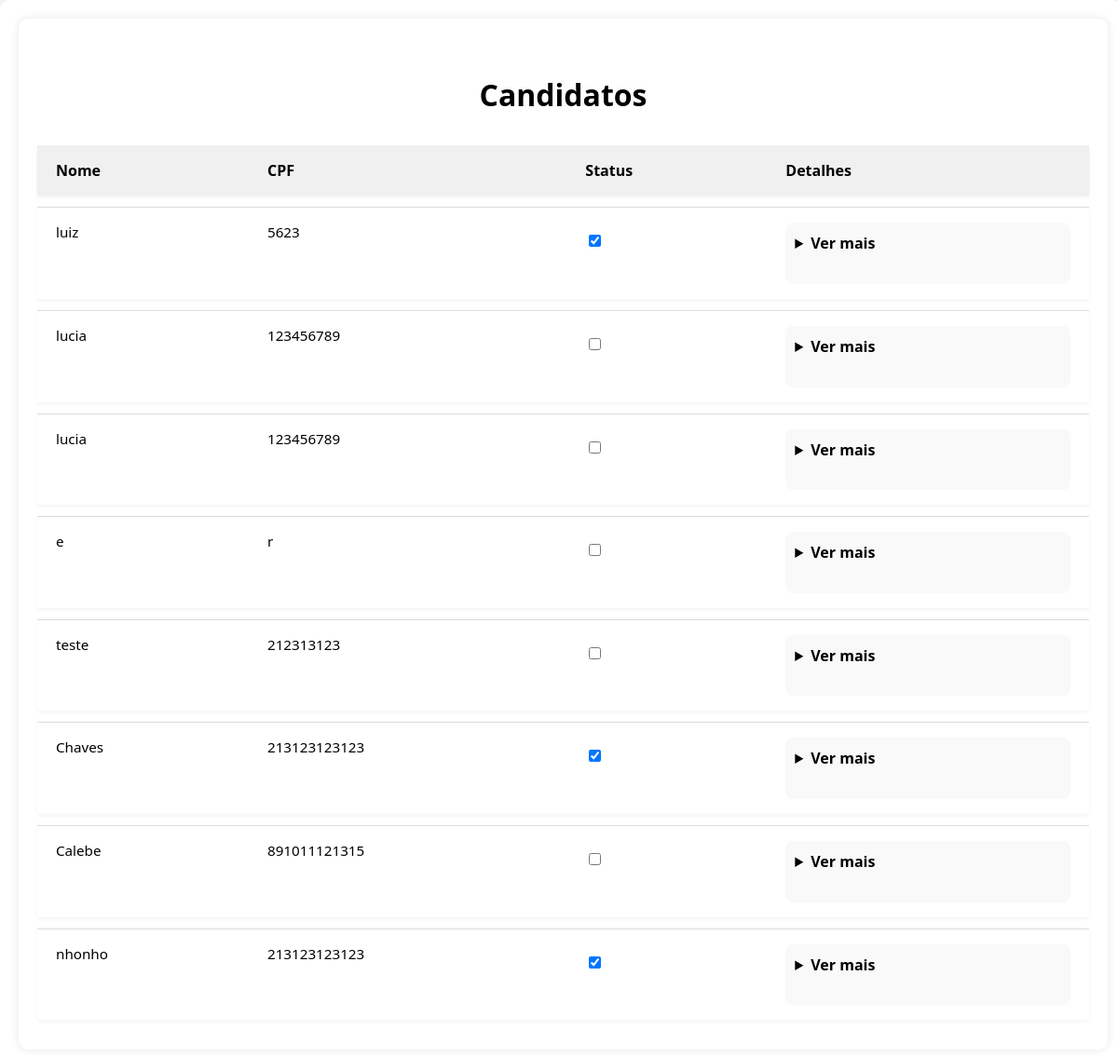
/candidatos/, run on an earlier commit of the app's database.
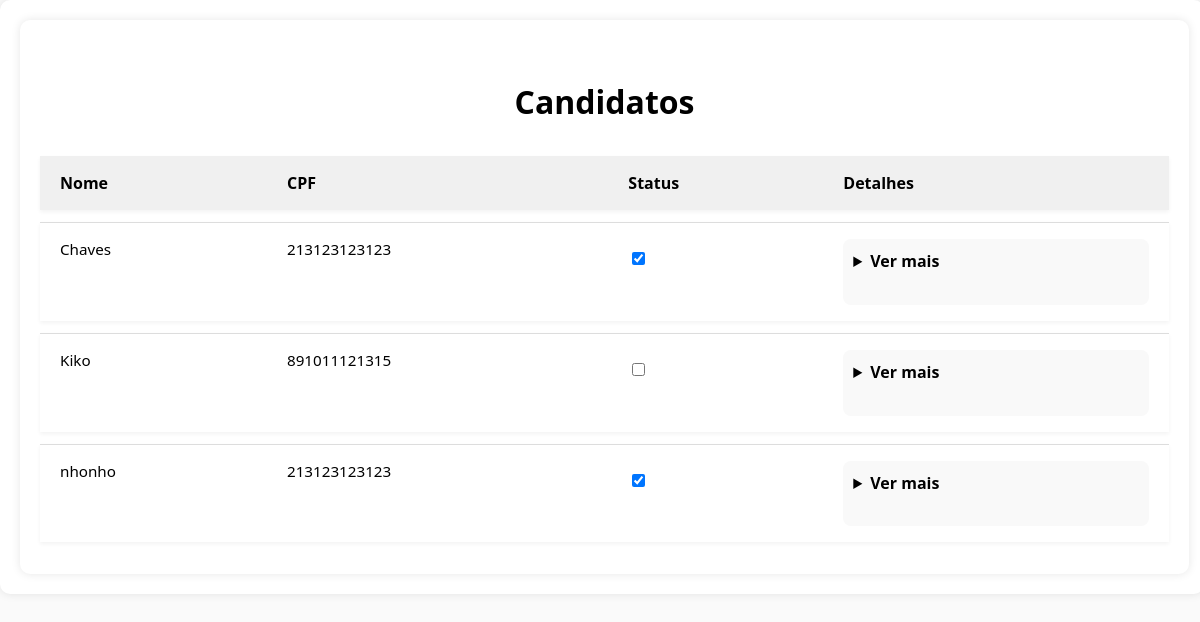
And on a later commit of the database.
### portal/models.py (models this page shows, shortened)
class Candidato(models.Model):
    user = models.OneToOneField(User, on_delete=models.CASCADE, null=True, blank=True)
    nome_completo = models.CharField(max_length=200)
    data_nascimento = models.DateField()
    idade = models.IntegerField(editable = False)
    sexo = models.CharField(max_length=20)
    raca_cor = models.CharField(max_length=50)
    cpf = models.CharField(max_length=14)
    telefone = models.CharField(max_length=20, blank=True)
    whatsapp = models.BooleanField()
    estado_civil = models.CharField(max_length=50, blank=True)
    email = models.EmailField(blank=True)
    endereco_principal = models.CharField(max_length=200)
    numero = models.CharField(max_length=20)
    bairro = models.CharField(max_length=100)
    municipio_uf = models.CharField(max_length=100)
    microrregiao = models.CharField(max_length=100, blank=True)
    cep = models.CharField(max_length=20)
    ingressara_no_projeto = models.BooleanField()
    turno = models.CharField(max_length=50, blank=True)
    apadrinhado = models.BooleanField()
    escolaridade = models.CharField(max_length=100, blank=True)
    rede_ensino = models.CharField(max_length=50, blank=True)
    ano_ou_periodo = models.CharField(max_length=20, blank=True)
    turno_escolar = models.CharField(max_length=50, blank=True)
    motivo_nao_estuda = models.TextField(blank=True)
    pretende_estudar = models.BooleanField(null=True)
    situacao_profissional = models.CharField(max_length=100, blank=True)
    profissao = models.CharField(max_length=100, blank=True)
    local_trabalho = models.CharField(max_length=100, blank=True)
    bairro_trabalho = models.CharField(max_length=100, blank=True)
    salario = models.DecimalField(max_digits=10, decimal_places=2, null=True, blank=True)
    conhece_eca = models.CharField(max_length=50, blank=True)
    nocao_cidadania = models.BooleanField(null=True)
    referencia_familiar = models.CharField(max_length=20, blank=True)
    conhece_conselho = models.CharField(max_length=100, blank=True)
    conhece_foscar = models.CharField(max_length=100, blank=True)
    possui_plano = models.BooleanField(null=True)
    nome_plano = models.CharField(max_length=100, blank=True)
    problema_saude = models.BooleanField(null=True)
    acompanhamento_medico = models.BooleanField(null=True)
    cirurgia = models.BooleanField(null=True)
    problema_atual = models.TextField(blank=True)
    deficiencia_fisica = models.BooleanField(null=True)
    tipo_deficiencia = models.CharField(max_length=100, blank=True)
    desenvolvimento_mental = models.TextField(blank=True)
    onde_procura_saude = models.CharField(max_length=100, blank=True)
    refeicoes_dia = models.IntegerField(null=True, blank=True)
    alimentacao = models.TextField(blank=True)
    participa_grupo = models.TextField(blank=True)
    tipo_casa = models.CharField(max_length=100, blank=True)
    tipo_moradia = models.CharField(max_length=100, blank=True)
    vulnerabilidade = models.TextField(blank=True)
    numero_comodos = models.IntegerField(null=True, blank=True)
    divisorias_crianca_adulto = models.BooleanField(null=True)
    tem_banheiro = models.BooleanField(null=True)
    banheiro_dentro = models.BooleanField(null=True)
    energia_publica = models.BooleanField(null=True)
    agua = models.CharField(max_length=100, blank=True)
    destino_lixo = models.CharField(max_length=100, blank=True)
    destino_esgoto = models.CharField(max_length=100, blank=True)
    bens = models.TextField(blank=True)
    origem_bens = models.CharField(max_length=100, blank=True)
    cadastrado_cadunico = models.BooleanField(null=True)
    bolsa_familia = models.BooleanField(null=True)
    auxilio_moradia = models.BooleanField(null=True)
    recebe_bpc = models.BooleanField(null=True)
    faixa_renda_familiar = models.CharField(max_length=100, blank=True)
    renda_per_capita = models.DecimalField(max_digits=10, decimal_places=2, null=True, blank=True)
    aprovado = models.BooleanField(null=True, blank=True)

### portal/views.py (the view)
# urls.py: path('candidatos/', views.lista_candidatos, name='lista_candidatos'),
def lista_candidatos(request):
    candidatos = Candidato.objects.all()
    return render(request, "candidatos.html", {"candidatos": candidatos})

### portal/templates/candidatos.html (shortened to what this page needs)
{% extends "base.html" %}
{% block content %}
<div class="container">
    <h1>Candidatos</h1>
    <table>
        <thead>
            <tr>
                <th>Nome</th>
                <th>CPF</th>
                <th>Status</th>
                <th>Detalhes</th>
            </tr>
        </thead>
        <tbody>
        {% for candidato in candidatos %}
            <tr>
                <td>{{ candidato.nome_completo }}</td>
                <td>{{ candidato.cpf }}</td>
                <td class="acoes">
                    <div class="status-checkbox">
                        <form method="post" action="{% url 'alterar_status' candidato.id %}">
                            <label class="checkbox-wrapper" title="Clique para aprovar/reprovar">
                                <input type="checkbox" name="status" value="aprovar" onchange="this.form.submit()" {% if candidato.aprovado %}checked{% endif %}>
                            </label>
                        </form>
                    </div>
                </td>
                <td>
                    <details>
                        <summary>Ver mais</summary>
                        <strong>Data de Nascimento:</strong> {{ candidato.data_nascimento }}<br>
                        <strong>Idade:</strong> {{ candidato.idade }}<br>
                        <strong>Sexo:</strong> {{ candidato.sexo }}<br>
                        <strong>Raça/Cor:</strong> {{ candidato.raca_cor }}<br>
                        <strong>Telefone:</strong> {{ candidato.telefone }}<br>
                        <strong>WhatsApp:</strong> {{ candidato.whatsapp }}<br>
                        <strong>Estado Civil:</strong> {{ candidato.estado_civil }}<br>
                        <strong>Email:</strong> {{ candidato.email }}<br>
                        <strong>Endereço:</strong> {{ candidato.endereco_principal }}, {{ candidato.numero }} - {{ candidato.bairro }}<br>
                        <strong>Município/UF:</strong> {{ candidato.municipio_uf }}<br>
                        <strong>Microrregião:</strong> {{ candidato.microrregiao }}<br>
                        <strong>CEP:</strong> {{ candidato.cep }}<br>
                        <strong>Ingressará no Projeto:</strong> {{ candidato.ingressara_no_projeto }}<br>
                        <strong>Turno:</strong> {{ candidato.turno }}<br>
                        <strong>Apadrinhado:</strong> {{ candidato.apadrinhado }}<br><br>
                        <strong>Escolaridade:</strong> {{ candidato.escolaridade }}<br>
                        <strong>Rede de Ensino:</strong> {{ candidato.rede_ensino }}<br>
                        <strong>Ano ou Período:</strong> {{ candidato.ano_ou_periodo }}<br>
                        <strong>Turno Escolar:</strong> {{ candidato.turno_escolar }}<br>
                        <strong>Motivo de Não Estudo:</strong> {{ candidato.motivo_nao_estuda }}<br>
                        <strong>Pretende Estudar:</strong> {{ candidato.pretende_estudar }}<br><br>
                        <strong>Situação Profissional:</strong> {{ candidato.situacao_profissional }}<br>
                        <strong>Profissão:</strong> {{ candidato.profissao }}<br>
                        <strong>Local de Trabalho:</strong> {{ candidato.local_trabalho }}<br>
                        <strong>Bairro do Trabalho:</strong> {{ candidato.bairro_trabalho }}<br>
                        <strong>Salário:</strong> R$ {{ candidato.salario }}<br><br>
                        <strong>Conhece ECA:</strong> {{ candidato.conhece_eca }}<br>
                        <strong>Noção de Cidadania:</strong> {{ candidato.nocao_cidadania }}<br>
                        <strong>Referência Familiar:</strong> {{ candidato.referencia_familiar }}<br>
                        <strong>Conhece Conselho:</strong> {{ candidato.conhece_conselho }}<br>
                        <strong>Conhece FOSCAR:</strong> {{ candidato.conhece_foscar }}<br><br>
                        <strong>Possui Plano de Saúde:</strong> {{ candidato.possui_plano }}<br>
                        <strong>Nome do Plano:</strong> {{ candidato.nome_plano }}<br>
                        <strong>Problema de Saúde:</strong> {{ candidato.problema_saude }}<br>
                        <strong>Acompanhamento Médico:</strong> {{ candidato.acompanhamento_medico }}<br>
                        <strong>Cirurgia:</strong> {{ candidato.cirurgia }}<br>
                        <strong>Problema Atual:</strong> {{ candidato.problema_atual }}<br>
                        <strong>Deficiência Física:</strong> {{ candidato.deficiencia_fisica }}<br>
                        <strong>Tipo de Deficiência:</strong> {{ candidato.tipo_deficiencia }}<br>
                        <strong>Desenvolvimento Mental:</strong> {{ candidato.desenvolvimento_mental }}<br>
                        <strong>Onde Procura Saúde:</strong> {{ candidato.onde_procura_saude }}<br><br>
                        <strong>Refeições por Dia:</strong> {{ candidato.refeicoes_dia }}<br>
                        <strong>Alimentação:</strong> {{ candidato.alimentacao }}<br><br>
                        <strong>Participa de Grupos:</strong> {{ candidato.participa_grupo }}<br><br>
                        <strong>Tipo de Casa:</strong> {{ candidato.tipo_casa }}<br>
                        <strong>Tipo de Moradia:</strong> {{ candidato.tipo_moradia }}<br>
                        <strong>Vulnerabilidade:</strong> {{ candidato.vulnerabilidade }}<br>
                        <strong>Número de Cômodos:</strong> {{ candidato.numero_comodos }}<br>
                        <strong>Divisória Criança/Adulto:</strong> {{ candidato.divisorias_crianca_adulto }}<br>
                        <strong>Tem Banheiro:</strong> {{ candidato.tem_banheiro }}<br>
                        <strong>Banheiro Dentro:</strong> {{ candidato.banheiro_dentro }}<br>
                        <strong>Energia Pública:</strong> {{ candidato.energia_publica }}<br>
                        <strong>Água:</strong> {{ candidato.agua }}<br>
                        <strong>Destino do Lixo:</strong> {{ candidato.destino_lixo }}<br>
                        <strong>Destino do Esgoto:</strong> {{ candidato.destino_esgoto }}<br><br>
                        <strong>Bens:</strong> {{ candidato.bens }}<br>
                        <strong>Origem dos Bens:</strong> {{ candidato.origem_bens }}<br><br>
                        <strong>Cadastrado no CadÚnico:</strong> {{ candidato.cadastrado_cadunico }}<br>
                        <strong>Recebe Bolsa Família:</strong> {{ candidato.bolsa_familia }}<br>
                        <strong>Auxílio Moradia:</strong> {{ candidato.auxilio_moradia }}<br>
                        <strong>Recebe BPC:</strong> {{ candidato.recebe_bpc }}<br><br>
                        <strong>Faixa de Renda Familiar:</strong> {{ candidato.faixa_renda_familiar }}<br>
                    </details>
                </td>
            </tr>
        {% endfor %}
        </tbody>
    </table>
</div>
{% endblock %}

### portal/templates/base.html (shortened to what this page needs)
<!DOCTYPE html>
 <html lang="pt-br">
 <head>
 </head>
 <body>
     <div class="container">
         {% block content %}{% endblock %}
     </div>
 </body>
 </html>

### portal/templates/base.html (style rules this page uses)
body { font-family: Arial, sans-serif; background-color: #f4f4f4; text-align: center; margin: 0; padding: 0; }
.container { width: 80%; max-width: 800px; margin: 50px auto; padding: 20px; background: white; box-shadow: 0px 0px 10px rgba(0, 0, 0, 0.1); border-radius: 10px; }

### portal/templates/candidatos.html (style rules this page uses)
body { font-family: "Segoe UI", Tahoma, Geneva, Verdana, sans-serif; background-color: #fafafa; }
h1 { text-align: center; margin-top: 40px; font-size: 2em; }
.container { max-width: 97%; width: 97%; margin: 0; padding: 20px; }
table { width: 100%; border-collapse: separate; border-spacing: 0 12px; background-color: white; }
th, td { padding: 16px 20px; text-align: left; vertical-align: top; border-top: 1px solid #ddd; font-size: 0.95rem; }
th { background-color: #f0f0f0; font-weight: bold; font-size: 1rem; border-top: none; }
tr { background-color: #fff; box-shadow: 0 2px 4px rgba(0,0,0,0.05); }
.acoes form { display: flex; gap: 10px; margin-top: 10px; }
details { padding: 10px; background-color: #f9f9f9; border-radius: 8px; line-height: 1.6; max-height: 300px; overflow-y: auto; }
summary { cursor: pointer; font-weight: bold; font-size: 1rem; margin-bottom: 10px; }
details::after { display: block; content: ""; margin-top: 10px; }

What changed in the data, as far as the page shows it:
removed Candidato: nome_completo "luiz", cpf "5623", aprovado "☑"
removed Candidato: nome_completo "lucia", cpf "123456789"
removed Candidato: nome_completo "lucia", cpf "123456789"
removed Candidato: nome_completo "e", cpf "r"
removed Candidato: nome_completo "teste", cpf "212313123"
changed Candidato: nome_completo "Calebe" → "Kiko"
